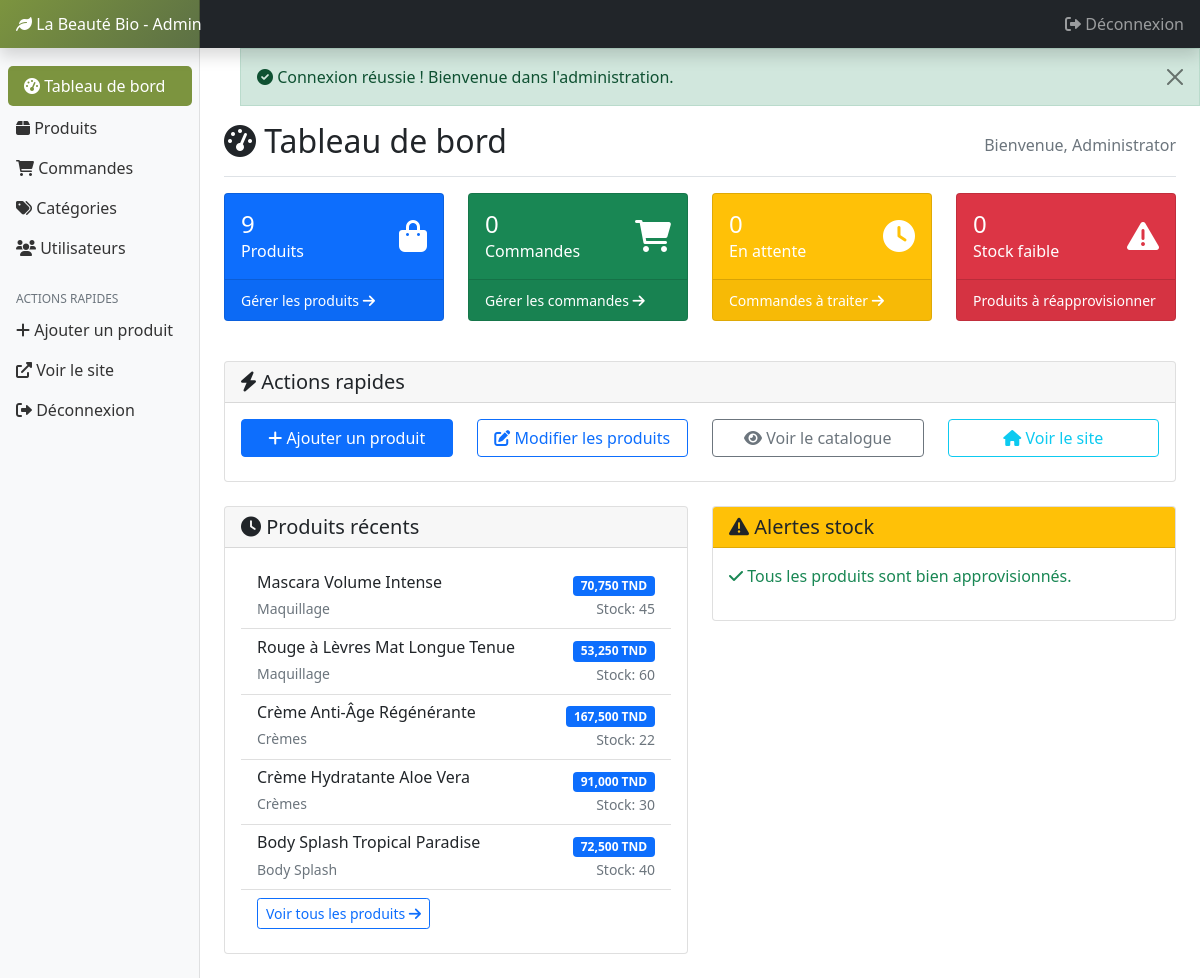
/admin/index.php (signed in), run on the app's committed database.
### tables this page shows
CREATE TABLE products (
    id INT AUTO_INCREMENT PRIMARY KEY,
    name VARCHAR(200) NOT NULL,
    slug VARCHAR(200) UNIQUE NOT NULL,
    description TEXT,
    short_description VARCHAR(500),
    price DECIMAL(10,2) NOT NULL,
    sale_price DECIMAL(10,2) NULL,
    category_id INT,
    image VARCHAR(255),
    gallery TEXT,  
    stock_quantity INT DEFAULT 0,
    min_stock_level INT DEFAULT 5,
    characteristics TEXT,
    ingredients TEXT,
    usage_instructions TEXT,
    weight DECIMAL(8,2),  
    dimensions VARCHAR(50),  
    sku VARCHAR(50) UNIQUE,
    barcode VARCHAR(50),
    is_active BOOLEAN DEFAULT TRUE,
    is_featured BOOLEAN DEFAULT FALSE,
    meta_title VARCHAR(200),
    meta_description VARCHAR(500),
    created_at TIMESTAMP DEFAULT CURRENT_TIMESTAMP,
    updated_at TIMESTAMP DEFAULT CURRENT_TIMESTAMP ON UPDATE CURRENT_TIMESTAMP,

    FOREIGN KEY (category_id) REFERENCES categories(id) ON DELETE SET NULL,
    INDEX idx_slug (slug),
    INDEX idx_category (category_id),
    INDEX idx_price (price),
    INDEX idx_stock (stock_quantity),
    INDEX idx_active (is_active),
    INDEX idx_featured (is_featured),
    INDEX idx_sku (sku),
    INDEX idx_created_at (created_at)
);

CREATE TABLE categories (
    id INT AUTO_INCREMENT PRIMARY KEY,
    name VARCHAR(100) NOT NULL,
    slug VARCHAR(100) UNIQUE NOT NULL,
    description TEXT,
    image VARCHAR(255),
    is_active BOOLEAN DEFAULT TRUE,
    sort_order INT DEFAULT 0,
    created_at TIMESTAMP DEFAULT CURRENT_TIMESTAMP,
    updated_at TIMESTAMP DEFAULT CURRENT_TIMESTAMP ON UPDATE CURRENT_TIMESTAMP,

    INDEX idx_slug (slug),
    INDEX idx_active (is_active),
    INDEX idx_sort_order (sort_order)
);

### includes/functions.php (called while the page is built, shortened)
<?php
function formatPrice($price) {
    return number_format($price, 3, ',', ' ') . ' TND';
}
?>

### admin/index.php (the view, shortened to what this page needs)
<?php
require_once '../config/database.php';
require_once '../includes/functions.php';
$stats = [];
$stmt = $pdo->query("SELECT COUNT(*) as total FROM products");
$stats['total_products'] = $stmt->fetch()['total'];
$stmt = $pdo->query("SELECT COUNT(*) as total FROM categories");
$stats['total_categories'] = $stmt->fetch()['total'];
$stmt = $pdo->query("SELECT COUNT(*) as total FROM users WHERE role = 'client'");
$stats['total_clients'] = $stmt->fetch()['total'];
$stmt = $pdo->query("SELECT COUNT(*) as total FROM orders");
$stats['total_orders'] = $stmt->fetch()['total'];
$stmt = $pdo->query("SELECT COUNT(*) as total FROM orders WHERE status = 'pending'");
$stats['pending_orders'] = $stmt->fetch()['total'];
$stmt = $pdo->query("SELECT COUNT(*) as total FROM products WHERE stock_quantity <= 5");
$stats['low_stock_products'] = $stmt->fetch()['total'];
$stmt = $pdo->query("SELECT p.*, c.name as category_name FROM products p
                    LEFT JOIN categories c ON p.category_id = c.id
                    ORDER BY p.created_at DESC LIMIT 5");
$recent_products = $stmt->fetchAll();
$stmt = $pdo->query("SELECT p.*, c.name as category_name FROM products p
                    LEFT JOIN categories c ON p.category_id = c.id
                    WHERE p.stock_quantity <= 5
                    ORDER BY p.stock_quantity ASC LIMIT 10");
$low_stock_products = $stmt->fetchAll();
?>
<?php include '../includes/admin_header.php'; ?>
<div class="container-fluid">
    <div class="row">
        <?php include '../includes/admin_sidebar.php'; ?>
        <main class="col-md-9 ms-sm-auto col-lg-10 px-md-4">
            <div class="d-flex justify-content-between flex-wrap flex-md-nowrap align-items-center pt-3 pb-2 mb-3 border-bottom">
                <h1 class="h2"><i class="fas fa-tachometer-alt"></i> Tableau de bord</h1>
                <div class="text-muted">
                    Bienvenue, <?php echo htmlspecialchars($_SESSION['full_name']); ?>
                </div>
            </div>
        <div class="row mb-4">
            <div class="col-md-6 col-lg-3 mb-3">
                <div class="card bg-primary text-white">
                    <div class="card-body">
                        <div class="d-flex justify-content-between">
                            <div>
                                <h4 class="mb-0"><?php echo $stats['total_products']; ?></h4>
                                <p class="mb-0">Produits</p>
                            </div>
                            <div class="align-self-center">
                                <i class="fas fa-shopping-bag fa-2x"></i>
                            </div>
                        </div>
                    </div>
                    <div class="card-footer">
                        <a href="products.php" class="text-white text-decoration-none">
                            <small>Gérer les produits <i class="fas fa-arrow-right"></i></small>
                        </a>
                    </div>
                </div>
            </div>
            <div class="col-md-6 col-lg-3 mb-3">
                <div class="card bg-success text-white">
                    <div class="card-body">
                        <div class="d-flex justify-content-between">
                            <div>
                                <h4 class="mb-0"><?php echo $stats['total_orders']; ?></h4>
                                <p class="mb-0">Commandes</p>
                            </div>
                            <div class="align-self-center">
                                <i class="fas fa-shopping-cart fa-2x"></i>
                            </div>
                        </div>
                    </div>
                    <div class="card-footer">
                        <a href="orders.php" class="text-white text-decoration-none">
                            <small>Gérer les commandes <i class="fas fa-arrow-right"></i></small>
                        </a>
                    </div>
                </div>
            </div>
            <div class="col-md-6 col-lg-3 mb-3">
                <div class="card bg-warning text-white">
                    <div class="card-body">
                        <div class="d-flex justify-content-between">
                            <div>
                                <h4 class="mb-0"><?php echo $stats['pending_orders']; ?></h4>
                                <p class="mb-0">En attente</p>
                            </div>
                            <div class="align-self-center">
                                <i class="fas fa-clock fa-2x"></i>
                            </div>
                        </div>
                    </div>
                    <div class="card-footer">
                        <a href="orders.php?status=pending" class="text-white text-decoration-none">
                            <small>Commandes à traiter <i class="fas fa-arrow-right"></i></small>
                        </a>
                    </div>
                </div>
            </div>
            <div class="col-md-6 col-lg-3 mb-3">
                <div class="card bg-danger text-white">
                    <div class="card-body">
                        <div class="d-flex justify-content-between">
                            <div>
                                <h4 class="mb-0"><?php echo $stats['low_stock_products']; ?></h4>
                                <p class="mb-0">Stock faible</p>
                            </div>
                            <div class="align-self-center">
                                <i class="fas fa-exclamation-triangle fa-2x"></i>
                            </div>
                        </div>
                    </div>
                    <div class="card-footer">
                        <small>Produits à réapprovisionner</small>
                    </div>
                </div>
            </div>
        </div>
        <div class="row mb-4">
            <div class="col-12">
                <div class="card">
                    <div class="card-header">
                        <h5 class="mb-0"><i class="fas fa-bolt"></i> Actions rapides</h5>
                    </div>
                    <div class="card-body">
                        <div class="row">
                            <div class="col-md-3 mb-2">
                                <a href="add_product.php" class="btn btn-primary w-100">
                                    <i class="fas fa-plus"></i> Ajouter un produit
                                </a>
                            </div>
                            <div class="col-md-3 mb-2">
                                <a href="products.php" class="btn btn-outline-primary w-100">
                                    <i class="fas fa-edit"></i> Modifier les produits
                                </a>
                            </div>
                            <div class="col-md-3 mb-2">
                                <a href="../products.php" class="btn btn-outline-secondary w-100">
                                    <i class="fas fa-eye"></i> Voir le catalogue
                                </a>
                            </div>
                            <div class="col-md-3 mb-2">
                                <a href="../index.php" class="btn btn-outline-info w-100">
                                    <i class="fas fa-home"></i> Voir le site
                                </a>
                            </div>
                        </div>
                    </div>
                </div>
            </div>
        </div>
        <div class="row">
            <div class="col-lg-6 mb-4">
                <div class="card">
                    <div class="card-header">
                        <h5 class="mb-0"><i class="fas fa-clock"></i> Produits récents</h5>
                    </div>
                    <div class="card-body">
                        <?php if (empty($recent_products)): ?>
                            <p class="text-muted">Aucun produit trouvé.</p>
                        <?php else: ?>
                            <div class="list-group list-group-flush">
                                <?php foreach ($recent_products as $product): ?>
                                    <div class="list-group-item d-flex justify-content-between align-items-center">
                                        <div>
                                            <h6 class="mb-1"><?php echo htmlspecialchars($product['name']); ?></h6>
                                            <small class="text-muted"><?php echo htmlspecialchars($product['category_name']); ?></small>
                                        </div>
                                        <div class="text-end">
                                            <span class="badge bg-primary"><?php echo formatPrice($product['price']); ?></span>
                                            <br>
                                            <small class="text-muted">Stock: <?php echo $product['stock_quantity']; ?></small>
                                        </div>
                                    </div>
                                <?php endforeach; ?>
                            </div>
                        <?php endif; ?>
                        <div class="card-footer bg-transparent">
                            <a href="products.php" class="btn btn-sm btn-outline-primary">
                                Voir tous les produits <i class="fas fa-arrow-right"></i>
                            </a>
                        </div>
                    </div>
                </div>
            </div>
            <div class="col-lg-6 mb-4">
                <div class="card">
                    <div class="card-header bg-warning text-dark">
                        <h5 class="mb-0"><i class="fas fa-exclamation-triangle"></i> Alertes stock</h5>
                    </div>
                    <div class="card-body">
                        <?php if (empty($low_stock_products)): ?>
                            <p class="text-success"><i class="fas fa-check"></i> Tous les produits sont bien approvisionnés.</p>
                        <?php endif; ?>
                    </div>
                </div>
            </div>
        </div>
        </main>
    </div>
</div>
<?php include '../includes/admin_footer.php'; ?>

### includes/admin_header.php (style rules this page uses)
main { margin-left: 240px; }

### data on the page
products: is_featured "0", name "Crème Hydratante Aloe Vera", category.name "Crèmes", price "91,000 TND", stock_quantity "30"
products: name "Mascara Volume Intense", category.name "Maquillage", price "70,750 TND", stock_quantity "45"
products: name "Rouge à Lèvres Mat Longue Tenue", category.name "Maquillage", price "53,250 TND", stock_quantity "60"
products: name "Crème Anti-Âge Régénérante", category.name "Crèmes", price "167,500 TND", stock_quantity "22"
products: name "Body Splash Tropical Paradise", category.name "Body Splash", price "72,500 TND", stock_quantity "40"

### other printed values
$_SESSION['success_message'] "Connexion réussie ! Bienvenue dans l'administration."
$_SESSION['full_name'] "Administrator"
$stats['total_products'] "9"
